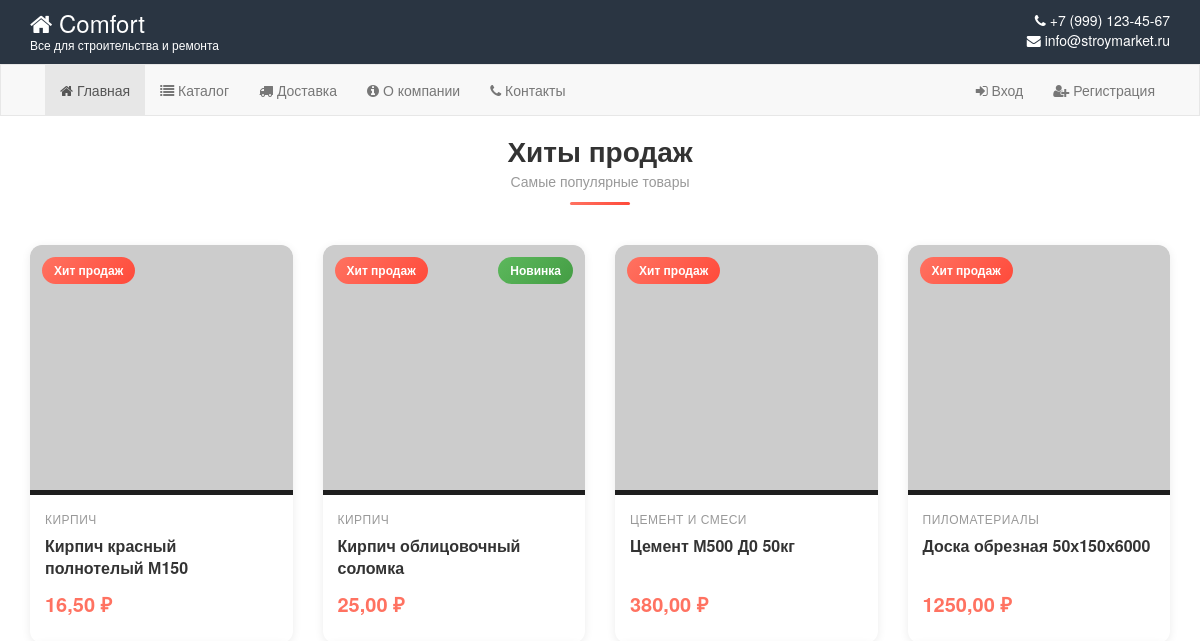
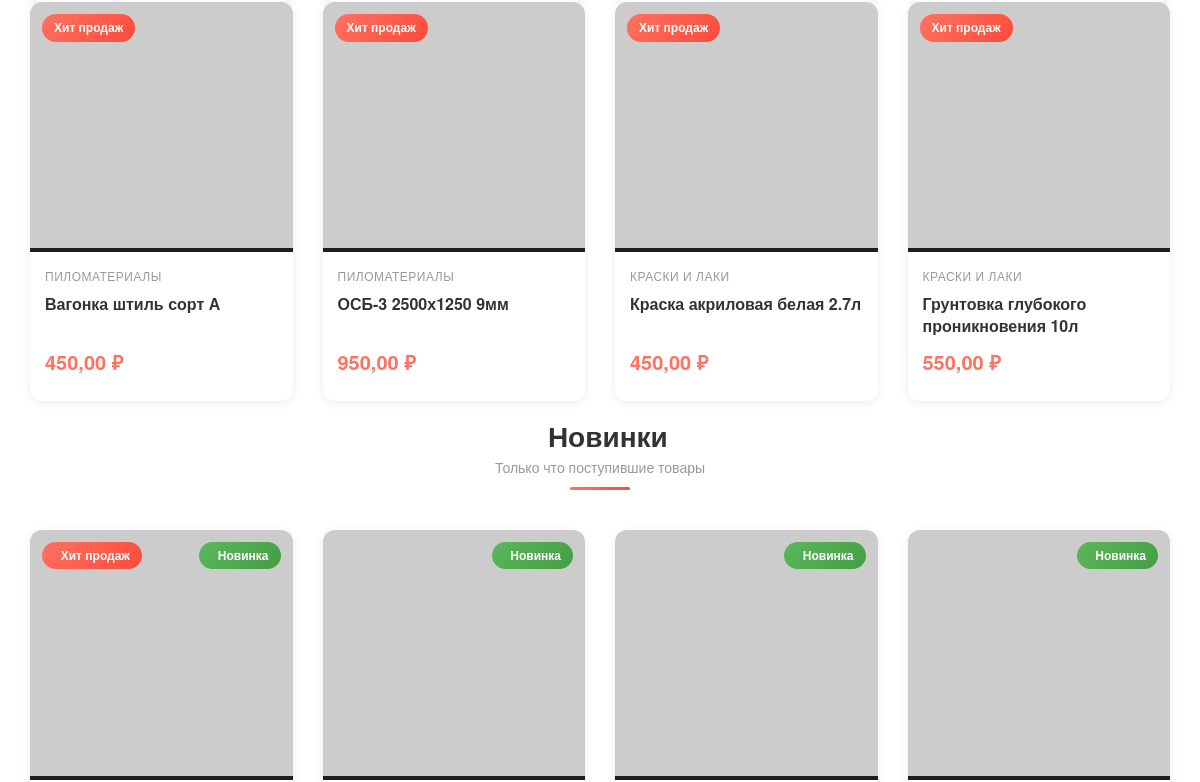
The app's page / (upper part), older data (2 pictures, top to bottom).
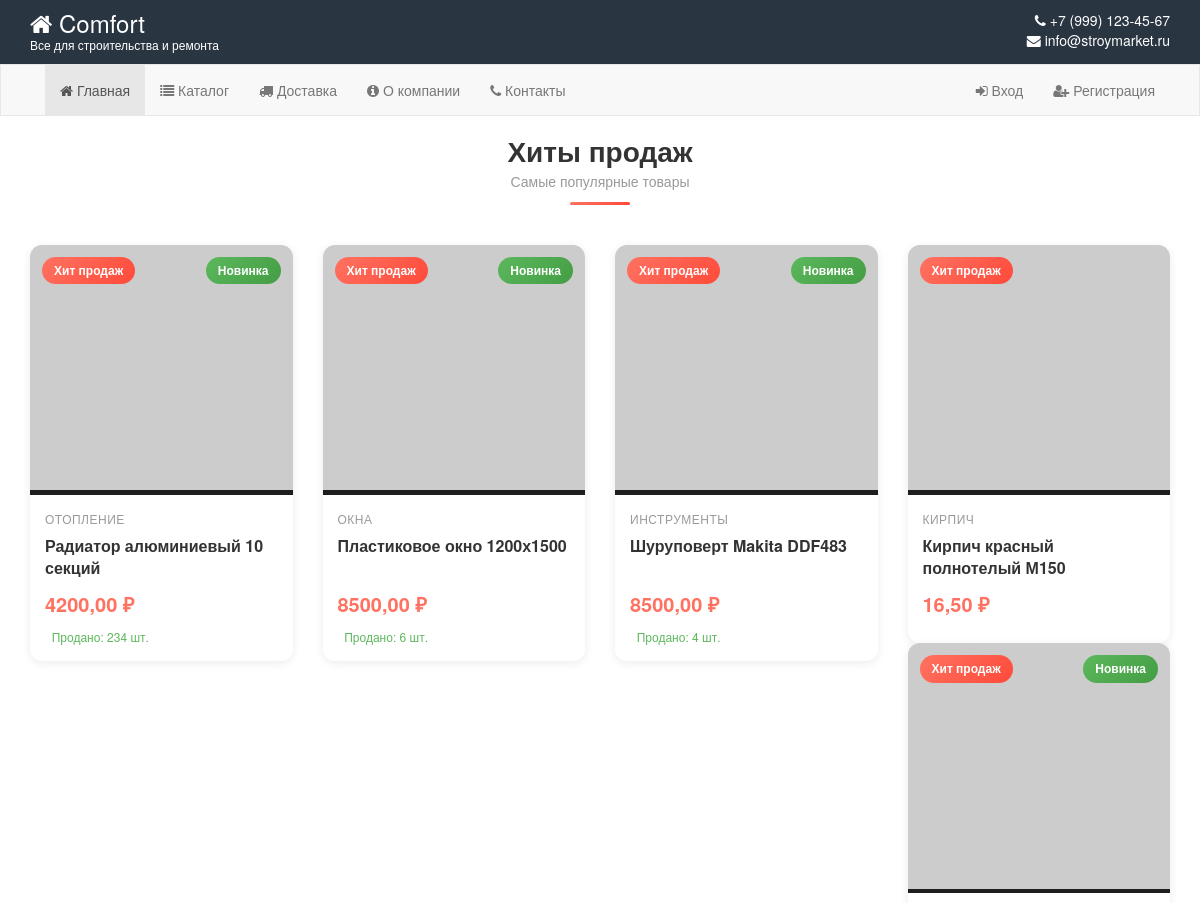
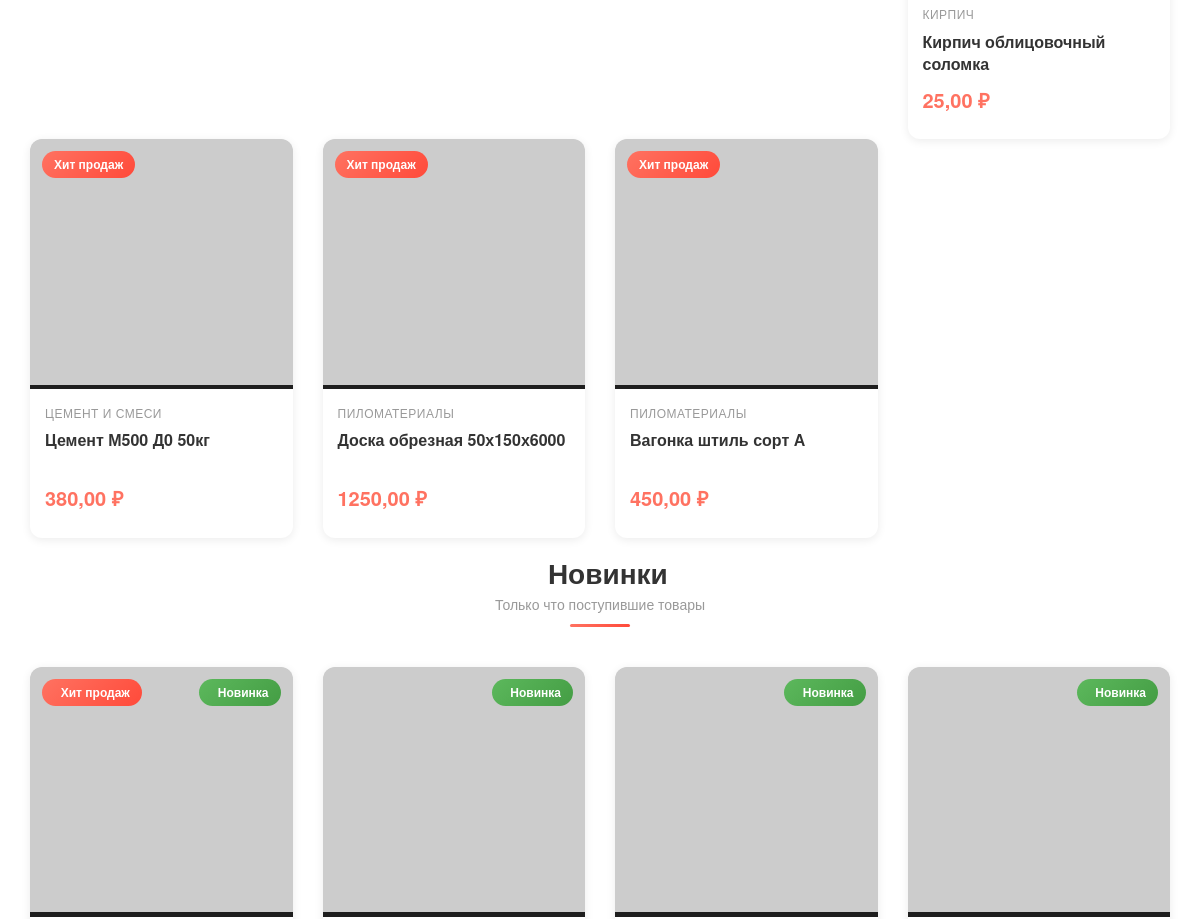
The same page, newer data (2 pictures, top to bottom).
### shop/models.py (models this page shows, shortened)
class Product(models.Model):
    name = models.CharField('Название', max_length=200)
    slug = models.SlugField(unique=True)
    category = models.ForeignKey(Category, on_delete=models.CASCADE, related_name='products', verbose_name='Категория')
    description = models.TextField('Описание', blank=True)
    price = models.DecimalField('Цена', max_digits=10, decimal_places=2)
    image_url = models.URLField('URL изображения', blank=True)
    is_bestseller = models.BooleanField('Хит продаж', default=False)
    is_new = models.BooleanField('Новинка', default=False)
    in_stock = models.BooleanField('В наличии', default=True)
    created_at = models.DateTimeField('Добавлен', auto_now_add=True, null=True, blank=True)
    class Meta:
        verbose_name = 'Товар'
        verbose_name_plural = 'Товары'

class Category(models.Model):
    name = models.CharField('Название', max_length=100)
    slug = models.SlugField(unique=True)
    class Meta:
        verbose_name = 'Категория'
        verbose_name_plural = 'Категории'

### shop/views.py (the view)
# urls.py: path('', views.index, name='index'),
def index(request):
    latest_products = Product.objects.filter(in_stock=True).order_by('-created_at')[:8]
    bestsellers = get_combined_bestsellers(8)
    new_products = Product.objects.filter(is_new=True, in_stock=True)[:4]
    top_in_kirpich = get_top_products_by_category('kirpich', 4)
    top_in_cement = get_top_products_by_category('cement', 4)
    context = {
        'latest_products': latest_products,
        'bestsellers': bestsellers,
        'new_products': new_products,
        'top_in_kirpich': top_in_kirpich,
        'top_in_cement': top_in_cement,
    }
    context.update(get_common_context(request))
    return render(request, 'shop/index.html', context)

### shop/utils.py (called while the page is built)
def get_bestsellers(limit=8):
    bestsellers = Product.objects.filter(
        in_stock=True,
        orderitem__isnull=False
    ).annotate(
        total_sold=Sum('orderitem__quantity')
    ).filter(
        total_sold__gt=0
    ).order_by('-total_sold')[:limit]
    return bestsellers

def get_combined_bestsellers(limit=8):
    auto_bestsellers = list(get_bestsellers(limit))
    auto_ids = [p.id for p in auto_bestsellers]
    manual_bestsellers = Product.objects.filter(
        is_bestseller=True,
        in_stock=True
    ).exclude(id__in=auto_ids)[:limit - len(auto_bestsellers)]
    combined = auto_bestsellers + list(manual_bestsellers)
    return combined[:limit]

def get_top_products_by_category(category_slug=None, limit=5):
    products = Product.objects.filter(in_stock=True)
    if category_slug:
        products = products.filter(category__slug=category_slug)
    return products.annotate(
        total_sold=Sum('orderitem__quantity')
    ).filter(
        total_sold__gt=0
    ).order_by('-total_sold')[:limit]

### templates/shop/index.html (shortened to what the changed rows need)
{% extends 'shop/base.html' %}
{% load static %}
{% block content %}
{% if bestsellers %}
<div class="container mt-4">
    <div class="row">
        <div class="col-md-12">
            <div class="section-header">
                <h2 class="section-title">
                     Хиты продаж
                    <span class="section-subtitle">Самые популярные товары</span>
                </h2>
            </div>
            <div class="row">
                {% for product in bestsellers %}
                <div class="col-md-3 col-sm-6 mb-4">
                    <div class="product-card">
                        <div class="product-card__image">
                            <a href="{% url 'product_detail' product.slug %}">
                                <img src="{{ product.image_url|default:'https://placehold.co/300x300/FF6B6B/FFFFFF?text=Нет+фото' }}" alt="{{ product.name }}">
                            </a>
                            {% if product.is_bestseller %}
                            <div class="product-badge bestseller">
                                Хит продаж
                            </div>
                            {% endif %}
                            {% if product.is_new %}
                            <div class="product-badge new">
                                Новинка
                            </div>
                            {% endif %}
                            <div class="product-card__actions">
                            </div>
                        </div>
                        <div class="product-card__content">
                            <div class="product-category">{{ product.category.name }}</div>
                            <h4 class="product-title">
                                <a href="{% url 'product_detail' product.slug %}">{{ product.name }}</a>
                            </h4>
                            <div class="product-price">
                                <span class="current-price">{{ product.price }} ₽</span>
                            </div>
                            {% if product.total_sold %}
                            <div class="product-sold">
                                <i class="fas fa-shopping-cart"></i> Продано: {{ product.total_sold }} шт.
                            </div>
                            {% endif %}
                        </div>
                    </div>
                </div>
                {% endfor %}
            </div>
        </div>
    </div>
</div>
{% endif %}
{% if new_products %}
<div class="container mt-5">
    <div class="row">
        <div class="col-md-12">
            <div class="section-header">
                <h2 class="section-title">
                    <i class="fas fa-gift text-success"></i> Новинки
                    <span class="section-subtitle">Только что поступившие товары</span>
                </h2>
            </div>
            <div class="row">
                {% for product in new_products %}
                <div class="col-md-3 col-sm-6 mb-4">
                    <div class="product-card">
                        <div class="product-card__image">
                            <a href="{% url 'product_detail' product.slug %}">
                                <img src="{{ product.image_url|default:'https://placehold.co/300x300/5CB85C/FFFFFF?text=Новинка' }}" alt="{{ product.name }}">
                            </a>
                            {% if product.is_bestseller %}
                            <div class="product-badge bestseller">
                                <i class="fas fa-fire"></i> Хит продаж
                            </div>
                            {% endif %}
                            {% if product.is_new %}
                            <div class="product-badge new">
                                <i class="fas fa-gift"></i> Новинка
                            </div>
                            {% endif %}
                            <div class="product-card__actions">
                            </div>
                        </div>
                    </div>
                </div>
                {% endfor %}
            </div>
        </div>
    </div>
</div>
{% endif %}
{% endblock %}

Row changes from the older to the newer data that the page shows:
no longer on this page (row edited): Product: is_bestseller "Хит продаж", category.name "ПИЛОМАТЕРИАЛЫ", name "ОСБ-3 2500х1250 9мм", price "950,00", shown under "Хиты продаж Самые популярные товары"
no longer on this page (row edited): Product: is_bestseller "Хит продаж", category.name "КРАСКИ И ЛАКИ", name "Краска акриловая белая 2.7л", price "450,00", shown under "Хиты продаж Самые популярные товары"
no longer on this page (row edited): Product: is_bestseller "Хит продаж", category.name "КРАСКИ И ЛАКИ", name "Грунтовка глубокого проникновения 10л", price "550,00", shown under "Хиты продаж Самые популярные товары"
now on this page (row edited): Product: is_bestseller "Хит продаж", is_new "Новинка", category.name "ОТОПЛЕНИЕ", name "Радиатор алюминиевый 10 секций", price "4200,00", total_sold "234", shown under "Хиты продаж Самые популярные товары"
now on this page (row edited): Product: is_bestseller "Хит продаж", is_new "Новинка", category.name "ОКНА", name "Пластиковое окно 1200х1500", price "8500,00", total_sold "6", shown under "Хиты продаж Самые популярные товары"
now on this page (row edited): Product: is_bestseller "Хит продаж", is_new "Новинка", category.name "ИНСТРУМЕНТЫ", name "Шуруповерт Makita DDF483", price "8500,00", total_sold "4", shown under "Хиты продаж Самые популярные товары"
